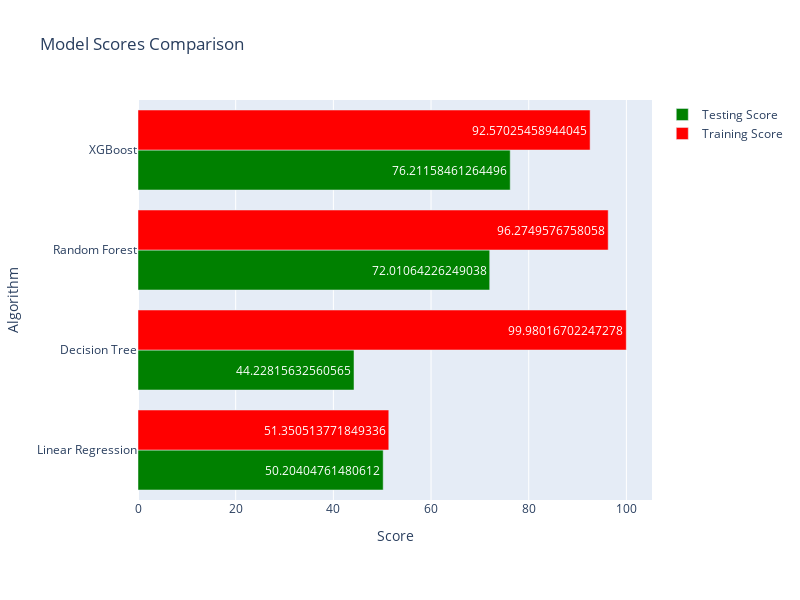

Notebook code cell kept with this figure:
### Code cell
%run Vehicle_Clusters2.ipynb

### Figure 1 — Plotly figure (JSON) as saved in the notebook; plotly's stock layout.template omitted (floating-point values rounded to 4 significant figures)
{"data": [{"marker": {"color": "Green"}, "name": "Testing Score", "orientation": "h", "text": [50.2, 44.23, 72.01, 76.21], "type": "bar", "x": [50.2, 44.23, 72.01, 76.21], "y": ["Linear Regression", "Decision Tree", "Random Forest", "XGBoost"]}, {"marker": {"color": "red"}, "name": "Training Score", "orientation": "h", "text": [51.35, 99.98, 96.27, 92.57], "type": "bar", "x": [51.35, 99.98, 96.27, 92.57], "y": ["Linear Regression", "Decision Tree", "Random Forest", "XGBoost"]}], "layout": {"barmode": "group", "height": 600, "margin": {"b": 100, "l": 100, "r": 100, "t": 100}, "showlegend": true, "title": {"text": "Model Scores Comparison"}, "width": 800, "xaxis": {"title": {"text": "Score"}}, "yaxis": {"title": {"text": "Algorithm"}}}}
